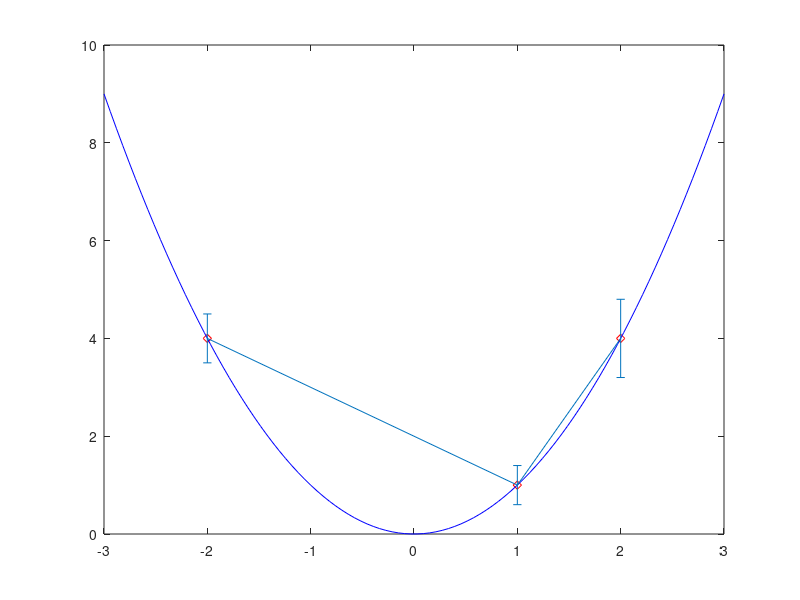

MATLAB code for this plot:
%problem 1
%x=linspace(-3, 5, 100);


%problem 2
%t=linspace(0, 2*pi, 100);
%x=1.5*sin(5*t);
%y=1.5*cos(3*t);
%plot(x,y);
%axis([-2 2 -2 2]);

%part2
%clear
%xdata=[1 3 4 5 7];
%ydata=[2 3 3 5 8];
%p1=polyfit(xdata,ydata, 1);
%x=linspace(0,8,100);
%y=polyval(p1, x);
%plot(xdata,ydata,'-rd', x,y, '-b')

%problem 1
clear
xdata=[-2 1 2];
ydata=[4 1 4];
yerr=[0.5 0.4 0.8];
p1=polyfit(xdata,ydata, 2);
x=linspace(-3, 3, 100);
y=polyval(p1, x);
plot(xdata,ydata,'rd', x,y, '-b');
hold on;
errorbar(xdata, ydata, yerr);

